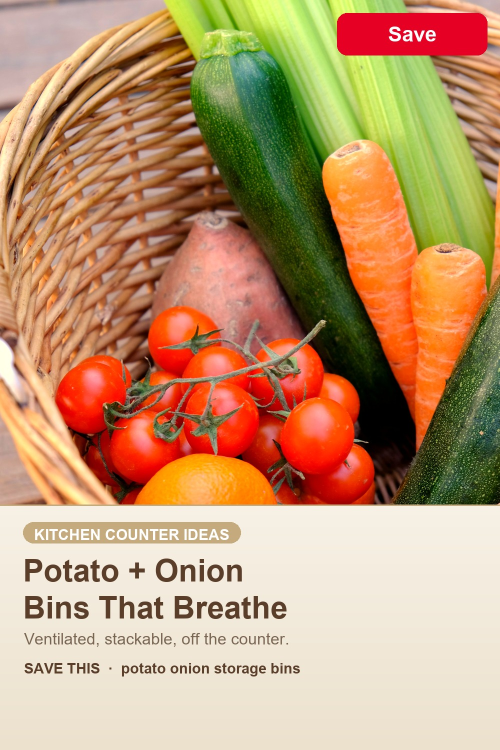
#> input picture week11/week11-01.jpg, 1000 x 1500 px, found by its file name (shown at 1/2 size); its folder holds 4 pictures in this run
$ python _qc.py
#> lines starting #> are read from the running program, lines starting #| are printed output that depends on the picture
# -*- coding: utf-8 -*-
from PIL import Image, ImageDraw, ImageFont
import os
D = r'C:\Users\rb\pin-images\week11'
TW,TH = 330,495
f = ImageFont.truetype(r'C:\Windows\Fonts\arialbd.ttf', 34)
sheet = Image.new('RGB',(TW*4, TH*2),(255,255,255)); d = ImageDraw.Draw(sheet)
#> after `sheet = Image.new('RGB', (TW * 4, TH * 2), (255, 255, 255))`: sheet: PIL image 1320x990 RGB; every value is 255
for k in range(7):
    p = os.path.join(D, f'week11-0{k+1}.jpg')
    im = Image.open(p).convert('RGB').resize((TW,TH), Image.LANCZOS)
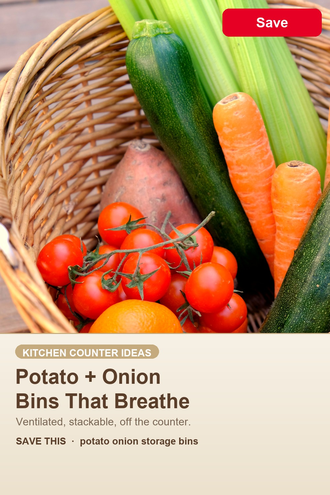
#> im: PIL image 330x495 RGB; mean R, G, B 191.1, 152.3, 113.8
    x,y = (k%4)*TW, (k//4)*TH
    sheet.paste(im,(x,y)); d.rectangle([x,y,x+64,y+42], fill=(0,0,0)); d.text((x+10,y+4),str(k+1),font=f,fill=(255,255,255))
#> after `sheet.paste(im, (x, y))`:
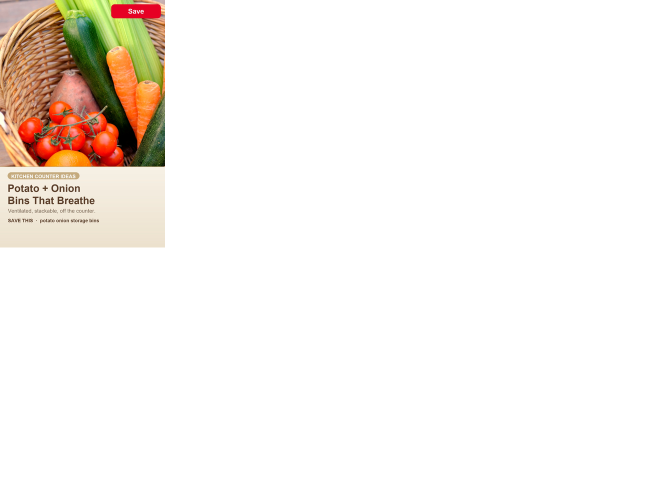
#> sheet: PIL image 1320x990 RGB (shown at 1/2 size); mean R, G, B 247, 242.2, 237.3
#> pass 2 of the loop `for k in range(7):`:
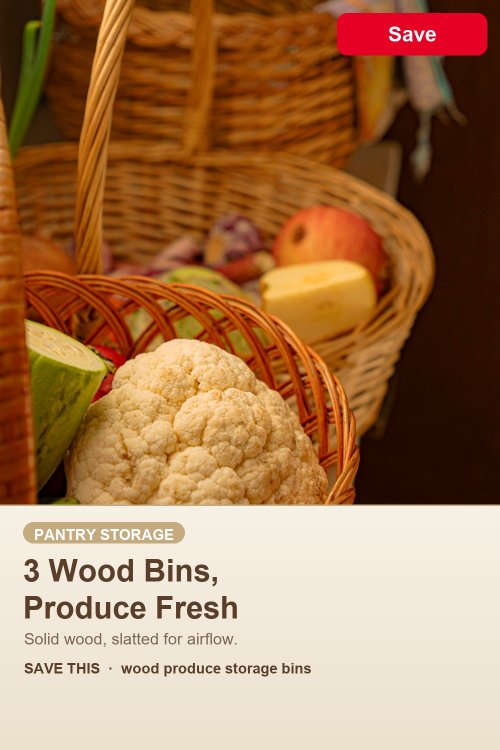
#> input picture week11/week11-02.jpg, 1000 x 1500 px, found by its file name (shown at 1/2 size)
#> `im = Image.open(p).convert('RGB').resize((TW,TH), Image.LANCZOS)`:
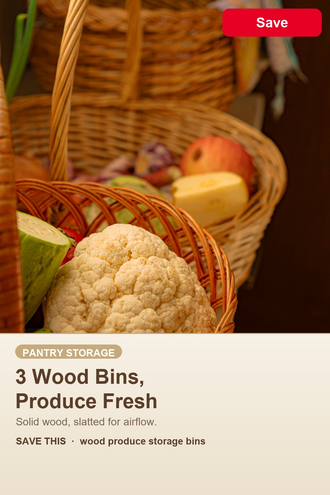
#> im: PIL image 330x495 RGB; mean R, G, B 166.3, 122.5, 84.8
#> `sheet.paste(im, (x, y))`:
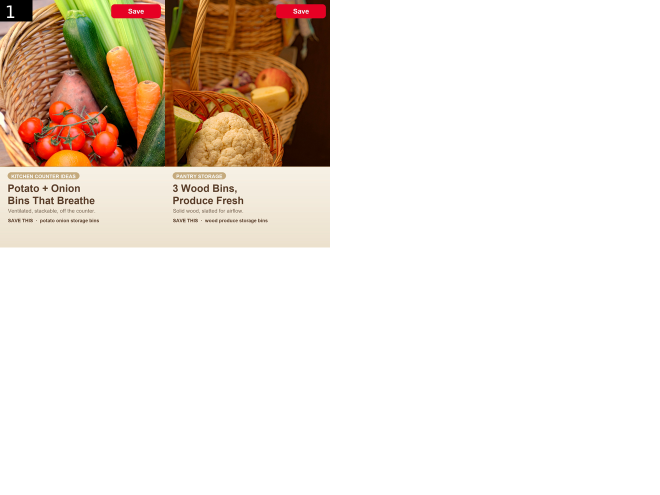
#> sheet: PIL image 1320x990 RGB (shown at 1/2 size); mean R, G, B 235.5, 225.3, 215.7
#> pass 3 of the loop `for k in range(7):`:
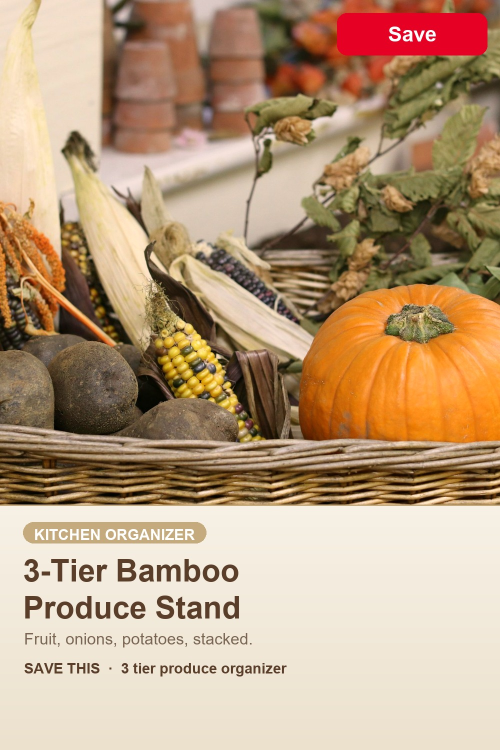
#> input picture week11/week11-03.jpg, 1000 x 1500 px, found by its file name (shown at 1/2 size)
#> `im = Image.open(p).convert('RGB').resize((TW,TH), Image.LANCZOS)`:
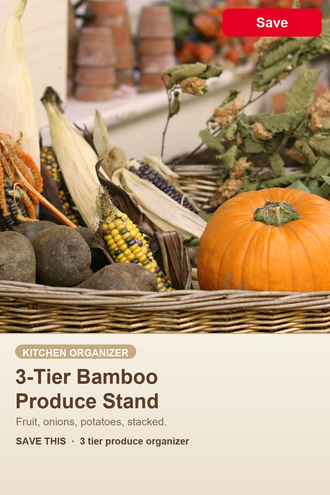
#> im: PIL image 330x495 RGB; mean R, G, B 185.2, 156.5, 126.2
#> `sheet.paste(im, (x, y))`:
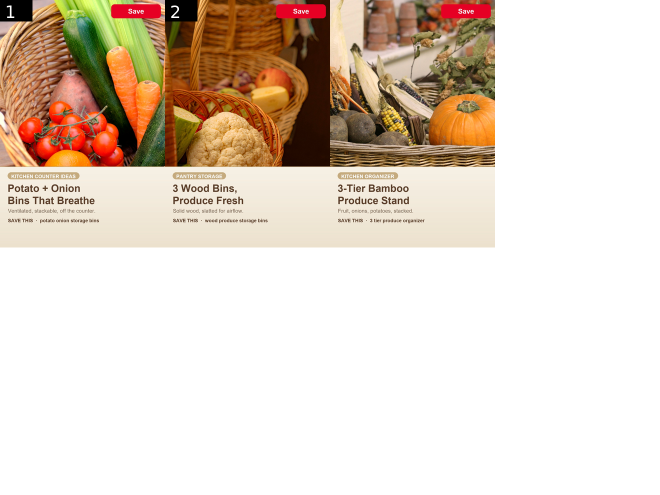
#> sheet: PIL image 1320x990 RGB (shown at 1/2 size); mean R, G, B 226.7, 212.9, 199.7
#> (the run stopped early here; a loop or call above may not have finished)
